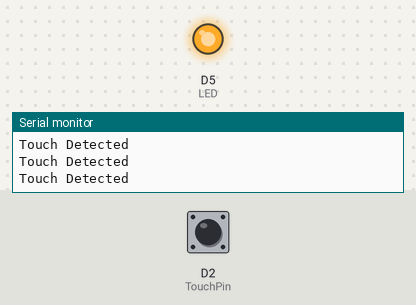
A sketch run on a simulated ESP8266 (NodeMCU). Parts: output pins drawn as LEDs (lit = HIGH), the last lines printed to the serial monitor. The test bench sets the inputs (shaded band); at power-on: D2 (TouchPin) HIGH.

Above: at 1.2 s.
1.3 s: D2 (TouchPin) pulled LOW for 0.15 s
At 1.4 s:
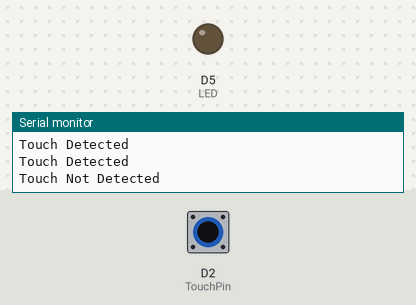
3.0 s: D2 (TouchPin) pulled LOW for 3.2 s
At 7.3 s:
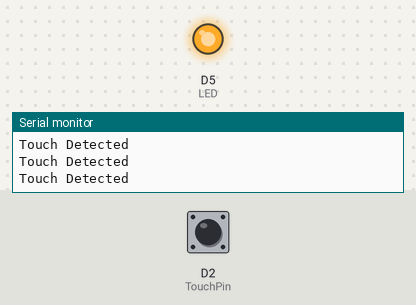
Timing chart, 0 to 8.8 s (numbered marks = the images above; inputs shaded):
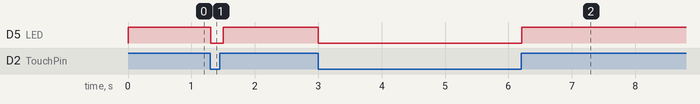

The sketch:

CapTouch_Sensor.ino
```cpp
// Welcome to Aviyan's Thoughts

int TouchPin = D2; // define the Touch pin on GPIO 4
int LED = D5; // define the LED pin on GPIO 14
int val = 0;

void setup() {
  pinMode (TouchPin, INPUT);
  pinMode (LED, OUTPUT);
  Serial.begin (9600);
}

void loop() {
 val=digitalRead(TouchPin);
 if (val == LOW){
 digitalWrite(LED, LOW);
 Serial.println ("Touch Not Detected");
 }
 else
 {
 digitalWrite(LED, HIGH);
 Serial.println ("Touch Detected");
 }
 delay(100);
}
```

Measured:
- after the input at 1.3 s, D5 (LED): HIGH → LOW at once, → HIGH 0.20 s later
- after the input at 3.0 s, D5 (LED): HIGH → LOW at once, → HIGH 3.2 s later
